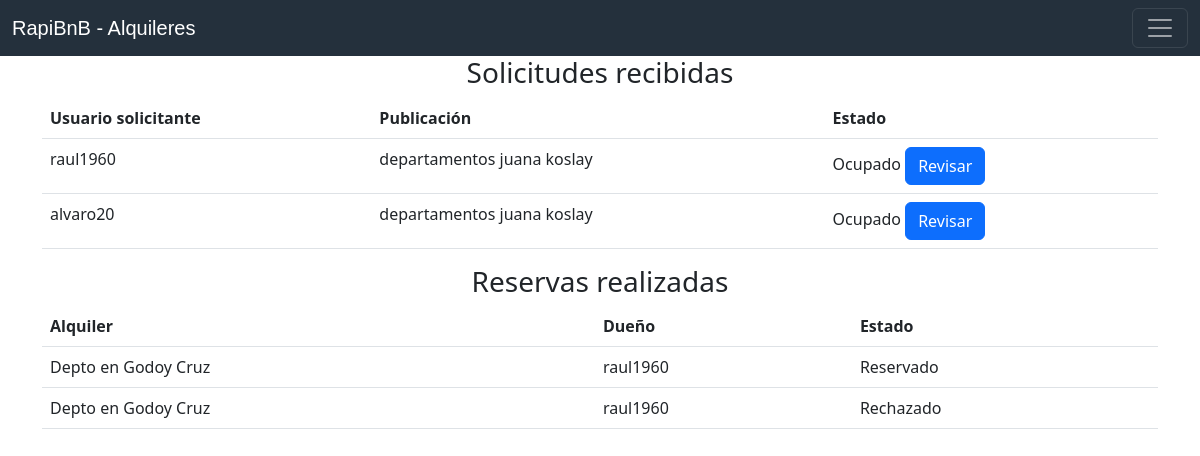
The app's page /notificaciones.php (signed in) with its own data.
### tables this page shows
CREATE TABLE `reservas` (
  `id` int(11) NOT NULL,
  `id_alquiler` int(11) NOT NULL,
  `solicitante` varchar(250) NOT NULL,
  `duenio` varchar(250) NOT NULL,
  `estado` int(11) NOT NULL
);

CREATE TABLE `alquileres` (
  `id` int(11) NOT NULL,
  `titulo` varchar(250) NOT NULL,
  `descripcion` text NOT NULL,
  `ubicacion` varchar(250) NOT NULL,
  `servicios` varchar(250) NOT NULL,
  `costo` int(11) NOT NULL,
  `tminimo` date NOT NULL,
  `tmaximo` date NOT NULL,
  `cupo` int(11) NOT NULL,
  `id_user` int(11) NOT NULL,
  `estado_alquiler` int(11) NOT NULL
);

### notificaciones.php (the view, shortened to what this page needs)
<!DOCTYPE html>
<html lang="en">
<head>
    <link href="css/bootstrap.min.css" rel="stylesheet">
    <link href="css/style.css" rel="stylesheet">
</head>
<body>
<?php
    require('includes/header.php');
    $user = $_SESSION['user'];
?>
<div class="container-lg">
    <div class="row">
        <div class="col-12 col-md-12 col-sm-12 col-lg-12">
            <h3 class="text-center">Solicitudes recibidas</h3>
            <?php
                $sql_reservas = "SELECT * FROM reservas WHERE duenio = '$user'";
                $result_reservas = mysqli_query($conexion, $sql_reservas);
                $mostrar_reserva = mysqli_fetch_array($result_reservas);
                if ($mostrar_reserva == NULL) {
                    ?>
                    <h4 class="text-center">No hay solicitudes</h4>
                <?php
                }else{
                ?>
                    <table class="table">
                        <tr>
                            <th scope="col">Usuario solicitante</th>
                            <th scope="col">Publicación</th>
                            <th scope="col">Estado</th>
                        </tr>
                    <?php
                    $result_reservas = mysqli_query($conexion, $sql_reservas);
                    while ($mostrar_reserva = mysqli_fetch_array($result_reservas)) {
                        $idalquiler = $mostrar_reserva['id_alquiler'];
                        $solicitante = $mostrar_reserva['solicitante'];
                        $estado_reserva = $mostrar_reserva['estado'];
                        $idreserva = $mostrar_reserva['id'];
                        switch ($estado_reserva) {
                            case '2':
                                $estado_reserva = "Ocupado";
                                break;
                        }
                        $sql_alquiler = "SELECT * FROM alquileres WHERE id = '$idalquiler'";
                        $result_alquiler = mysqli_query($conexion, $sql_alquiler);
                        $mostrar_alquiler = mysqli_fetch_array($result_alquiler);
                        $titulo_alquiler = $mostrar_alquiler['titulo'];
                    ?>
                        <tr>
                            <td> <?php echo $solicitante; ?> </td>
                            <td> <?php echo $titulo_alquiler; ?> </td>
                            <td> <?php echo $estado_reserva; ?>
                            <a class="btn btn-primary" href="confirmar.php?idreserva=<?php echo $idreserva; ?>&alquiler=<?php echo $idalquiler; ?>&solicitante=<?php echo $solicitante; ?>">Revisar</a>
                            </td>
                        </tr>
                    <?php
                    }
                    ?>
                    </table>
            <?php
                }
            ?>
        </div>
    </div>
</div>
<div class="container-lg">
    <div class="row">
        <div class="col-12 col-md-12 col-lg-12 col-sm-12">
        <h3 class="text-center">Reservas realizadas</h3>
            <?php
            $sqlreservas = "SELECT * FROM reservas WHERE solicitante = '$user'";
            $consultareservas = mysqli_query($conexion, $sqlreservas);
            $mostrarreserva = mysqli_fetch_array($consultareservas);
            if ($mostrarreserva == NULL) {
                ?>
                <h4 class="text-center">No hay reservas</h4>
            <?php
            }else{
            ?>
            <table class="table">
                <tr>
                    <th scope="col">Alquiler</th>
                    <th scope="col">Dueño</th>
                    <th scope="col">Estado</th>
                </tr>
            <?php
            $consultareservas = mysqli_query($conexion, $sqlreservas);
                while ($mostrarreserva = mysqli_fetch_array($consultareservas)) {
                    $id_alquiler = $mostrarreserva['id_alquiler'];
                    $sqlalquiler = "SELECT * FROM alquileres WHERE id = '$id_alquiler'";
                    $consultaalquiler = mysqli_query($conexion, $sqlalquiler);
                    $mostraralquiler = mysqli_fetch_array($consultaalquiler);
                    $estado = $mostrarreserva['estado'];
                    switch ($estado) {
                        case '2':
                            $estado = "Reservado";
                            break;
                        case '3':
                            $estado = "Rechazado";
                            break;
                    }
            ?>
                <tr>
                    <td> <?php echo $mostraralquiler['titulo']; ?> </td>
                    <td> <?php echo $mostrarreserva['duenio']; ?> </td>
                    <td> <?php echo $estado; ?> </td>
                </tr>
            <?php
                }
            ?>
            </table>
            <?php
            }
            ?>
        </div>
    </div>
</div>
</body>
</html>

### css/style.css (style rules this page uses)
* { margin: 0; padding: 0; box-sizing: border-box; }

### records on screen
reservas: solicitante "raul1960", id_alquiler.titulo "departamentos juana koslay", estado "Ocupado"
reservas: solicitante "alvaro20", id_alquiler.titulo "departamentos juana koslay", estado "Ocupado"
reservas: id_alquiler.titulo "Depto en Godoy Cruz", duenio "raul1960", estado "Reservado"
reservas: id_alquiler.titulo "Depto en Godoy Cruz", duenio "raul1960", estado "Rechazado"
